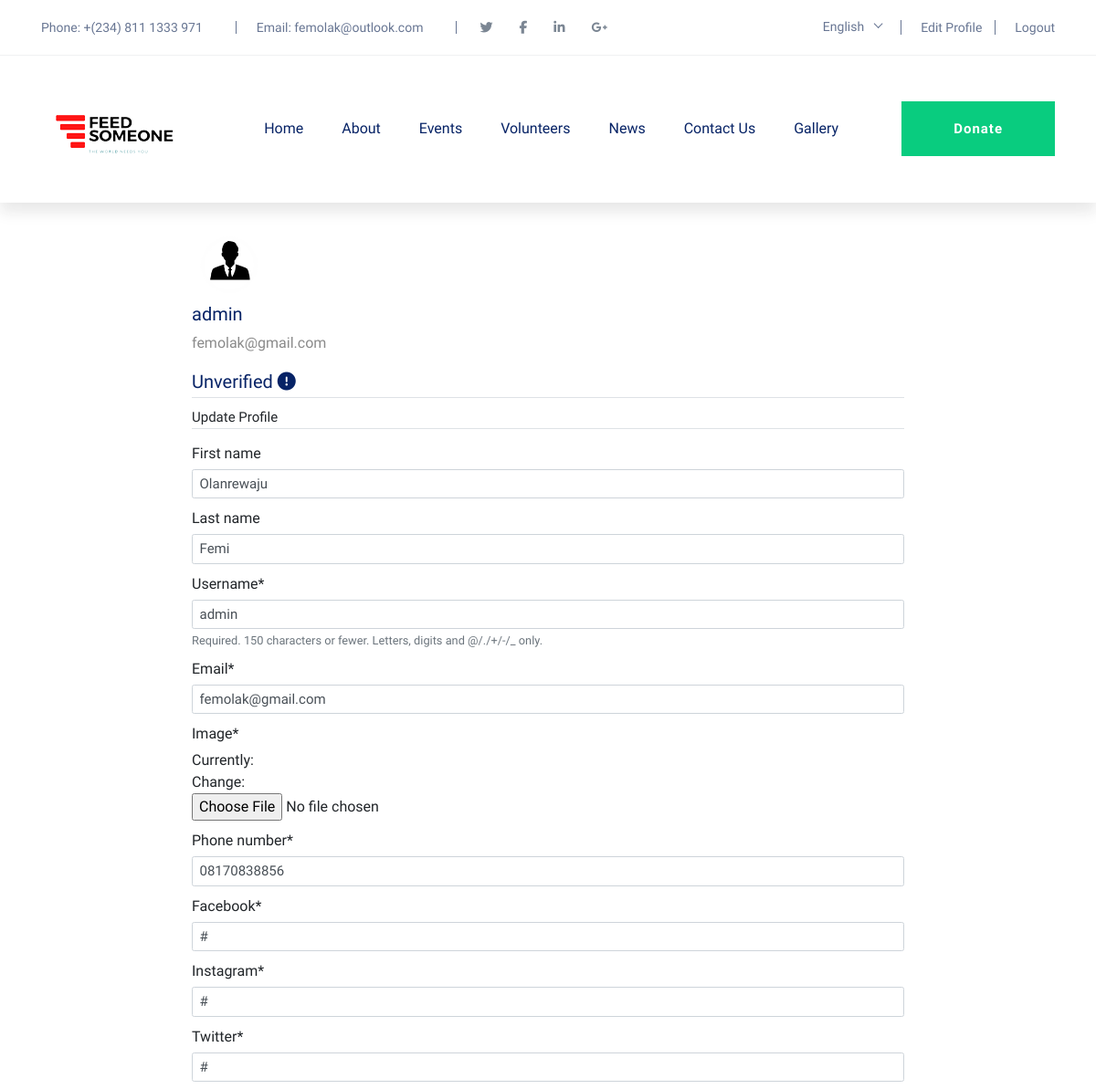
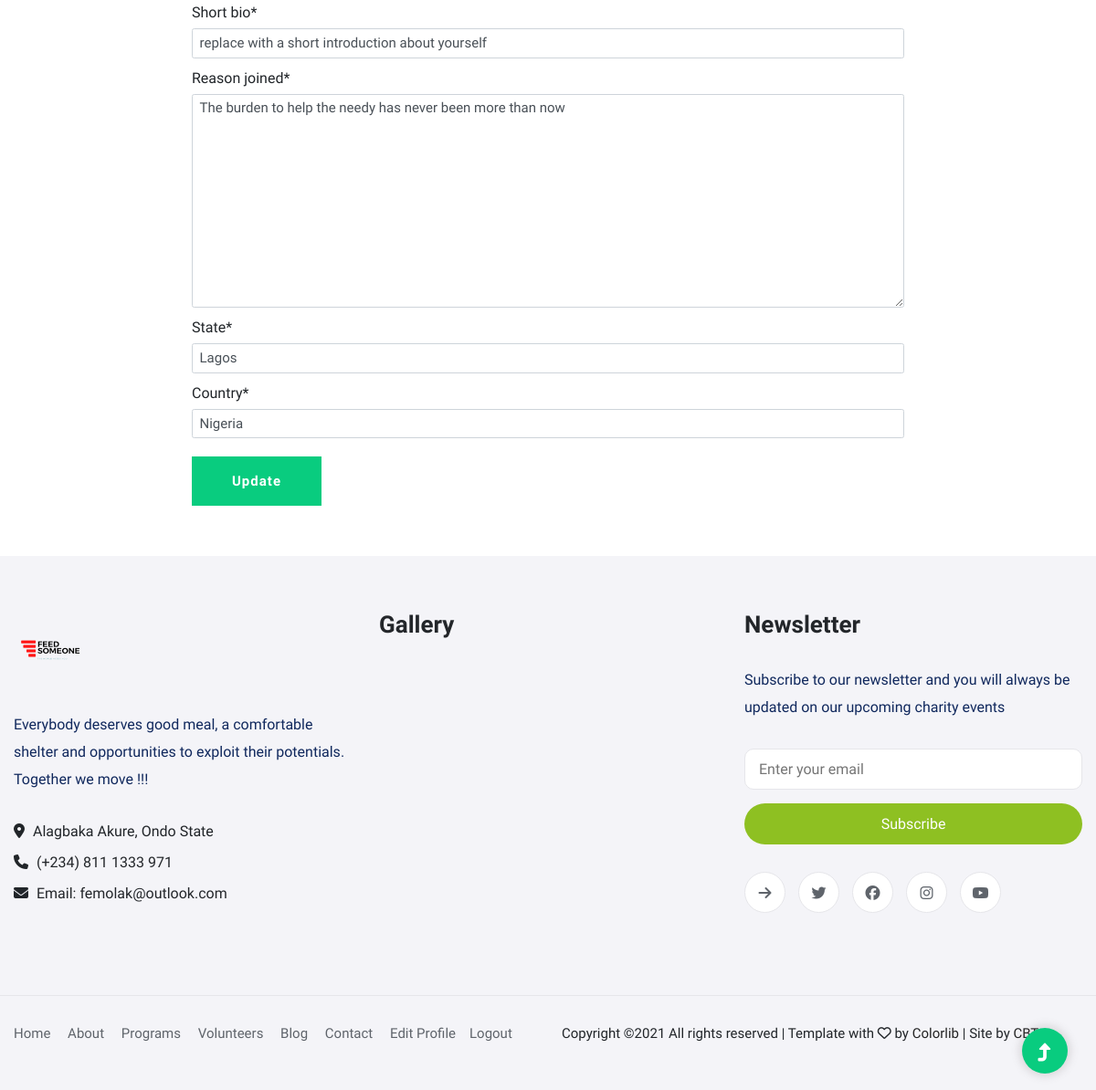
The app's page /volunteers/profile/ (signed in) with its own data (2 pictures, top to bottom).
### user/models.py (models this page shows, shortened)
class Profile(models.Model):
    user = models.OneToOneField(User, on_delete=models.CASCADE)
    image = models.ImageField(default='default.png', upload_to='profile_pics')
    phone_number = models.CharField(max_length=15, null=True)
    facebook = models.CharField(max_length=100, null=True, default="#")
    instagram = models.CharField(max_length=100, null=True, default="#")
    twitter = models.CharField(max_length=100, null=True, default="#")
    state = models.CharField(max_length=30, null=True)
    country = models.CharField(max_length=30, null=True)
    short_bio = models.CharField(max_length=100, null=False, default='replace with a short introduction about yourself')
    reason_joined = models.TextField(null=False, default='The burden to help the needy has never been more than now')
    volunteer = models.BooleanField(default=True)
    coordinator = models.BooleanField(default=False)
    date_joined = models.DateTimeField(default=timezone.now)
    innovator = models.BooleanField(default=False)
    active = models.BooleanField(default=False)

### user/views.py (the view)
# urls.py: path('profile/', views.profile, name="profile"),
@login_required()
def profile(request):
    if request.method == 'POST':
        user_update_form = UserUpdateForm(request.POST, instance=request.user)
        profile_update_form = ProfileUpdateForm(request.POST, request.FILES, instance=request.user.profile)
        if user_update_form.is_valid() and profile_update_form.is_valid():
            user_update_form.save()
            profile_update_form.save()
            messages.success(request, f'Account for {request.user} updated Successfully!')
            return redirect('profile')
    else:
        user_update_form = UserUpdateForm(instance=request.user)
        profile_update_form = ProfileUpdateForm(instance=request.user.profile)
        is_profile = Profile.objects.filter(user_id=request.user.id).first()
    context = {
        'user_update_form': user_update_form,
        'profile_update_form': profile_update_form,
	'profile': is_profile,
    }
    return render(request, 'profile.html', context)
    pass

### user/forms.py
class UserUpdateForm(forms.ModelForm):
    email = forms.EmailField()
    class Meta:
        model = User
        fields = ['first_name', 'last_name', 'username', 'email']

class ProfileUpdateForm(forms.ModelForm):
    class Meta:
        model = Profile
        fields = ['image',
                  'phone_number',
                  'facebook',
                  'instagram',
                  'twitter',
                  'short_bio',
                  'reason_joined',
                  'state',
                  'country']

### templates/profile.html (shortened to what this page needs)
{% extends 'base.html' %}
{% load static %}
{% block content %}
{% load crispy_forms_tags %}
<div id="colorlib-main">
    <div id = "container" style="padding: 0 15%;">
        <div class="row d-flex mb-5 contact-info">
	          <div class="col-md-12 mb-4">
                  <div class="mt-5 ml-5 mr-5 content-section">
					  <img class="rounded-circle account-image" width="80px" height="80px"  src="{{ user.profile.image.url }}">
					  <div class="media-body">
						  <h2>{{ user.username }} </h2>
						  <p>{{ user.email }}</p>
					  </div>
                  <div>
		  {% if profile.active == False %}
                        <div class="content-section">
                            <div class="media-body">
                                <h2>Unverified <i class='fas fa-exclamation-circle'></i></h2>
                            </div>
                        </div>
                        {% else %}
                         <div class="content-section">
                            <div class="media-body">
                                <h2>Verified <i class="material-icons">check_circle</i></h2>
                            </div>
                        </div>
                        {% endif %}
                  <div class="border-top pt-3">
                      <form method="POST" name="update_form" class="" enctype="multipart/form-data">
                          <fieldset class="form-group">
                              <legend class="border-bottom mb-4">Update Profile</legend>
                              {{user_update_form | crispy}}
                              {{profile_update_form | crispy}}
                          </fieldset>
                          <div class="form-group">
                              <input type="submit" class="btn btn-large btn-primary" value="Update">
                          </div>
                      </form>
                  </div>
            </div>
        </div>
    </div>
</div>
</div>
</div>
{% endblock %}

### templates/base.html (shortened to what this page needs)
{% load static %}
<!doctype html>
<html class="no-js" lang="zxx">
<head>
	<link rel="stylesheet" href="{% static 'css/owl.carousel.min.css' %}">
	<link rel="stylesheet" href="{% static 'css/slicknav.css' %}">
    <link rel="stylesheet" href="{% static 'css/flaticon.css' %}">
    <link rel="stylesheet" href="{% static 'css/progressbar_barfiller.css' %}">
    <link rel="stylesheet" href="{% static 'css/gijgo.css' %}">
    <link rel="stylesheet" href="{% static 'css/animate.min.css' %}">
    <link rel="stylesheet" href="{% static 'css/animated-headline.css' %}">
	<link rel="stylesheet" href="{% static 'css/magnific-popup.css' %}">
	<link rel="stylesheet" href="{% static 'css/fontawesome-all.min.css' %}">
		<link rel="stylesheet" href="{% static 'css/font-awesome.min.css' %}">
	<link rel="stylesheet" href="https://cdnjs.cloudflare.com/ajax/libs/font-awesome/5.15.1/css/all.min.css">
		<link rel="stylesheet" href="https://cdnjs.cloudflare.com/ajax/libs/font-awesome/5.15.1/css/fontawesome.min.css">
	<link rel="stylesheet" href="{% static 'css/themify-icons.css' %}">
	<link rel="stylesheet" href="{% static 'css/slick.css' %}">
	<link rel="stylesheet" href="{% static 'css/nice-select.css' %}">
	<link rel="stylesheet" href="{% static 'css/bootstrap.min.css' %}">
	<link rel="stylesheet" href="{% static 'css/style.css' %}">
</head>
<body>
    <header>
        <div class="header-area">
            <div class="main-header ">
                <div class="header-top d-none d-lg-block">
                    <div class="container-fluid">
                        <div class="col-xl-12">
                            <div class="row d-flex justify-content-between align-items-center">
                                <div class="header-info-left d-flex">
                                    <ul>
                                        <li><a style="color: #687693; border-right:0; padding-right: 0;" href="tel:+2348170838856">Phone: +(234) 811 1333 971</a></li>
                                        <li><a style="color: #687693; border-right:0; padding-right: 0;" href="mailto:femolak@outlook.com">Email: femolak@outlook.com</a></li>
                                    </ul>
                                    <div class="header-social">
                                        <ul>
                                            <li style="margin-right: 0px; padding-right: 0px"><a href="#"><i class="fab fa-twitter"></i></a></li>
                                            <li style="margin-right: 0px; padding-right: 0px"><a  href="https://www.facebook.com/sai4ull"><i class="fab fa-facebook-f"></i></a></li>
                                            <li style="margin-right: 0px; padding-right: 0px"><a href="#"><i class="fab fa-linkedin-in"></i></a></li>
                                            <li style="margin-right: 0px; padding-right: 0px"> <a href="#"><i class="fab fa-google-plus-g"></i></a></li>
                                        </ul>
                                    </div>
                                </div>
                                <div class="header-info-right d-flex align-items-center">
                                    <div class="select-this">
                                    </div>
                                    {% if user.is_authenticated %}
                                    <ul class="contact-now">
                                        <li><a href="{% url 'profile' %}"> Edit Profile</a> <a href="{% url 'logout' %}">Logout</a></li>
                                    </ul>
                                    {% else %}
                                    <ul class="contact-now">
                                        <li><a href="{% url 'register' %}">Register</a> <a href="{% url 'login' %}">Login</a></li>
                                    </ul>
                                    {% endif %}
                                </div>
                            </div>
                        </div>
                    </div>
                </div>
                <div class="header-bottom  header-sticky">
                    <div class="container-fluid">
                        <div class="row align-items-center">
                            <div class="col-xl-2 col-lg-2">
                                <div class="logo">
                                    <a href="{% url 'homepage' %}"><img src="{% static 'img/logo/logo.png' %}" alt=""></a>
                                </div>
                            </div>
                            <div class="col-xl-10 col-lg-10">
                                <div class="menu-wrapper  d-flex align-items-center justify-content-end">
                                    <div class="main-menu d-none d-lg-block">
                                        <nav>
                                            <ul id="navigation">
                                                <li><a href="{% url 'homepage' %}">Home</a></li>
                                                <li><a href="{% url 'about-page' %}">About</a></li>
                                                <li><a href="#">Events</a>
                                                </li>
                                                <li><a href="#">Volunteers</a>
                                                </li>
                                                <li><a href=" '' %}">News</a>
                                                </li>
                                                <li><a href="{% url 'contact' %}">Contact us</a></li>
                                                <li><a href="{% url 'gallery' %}">Gallery</a></li>
                                            </ul>
                                        </nav>
                                    </div>
                                    <div class="header-right-btn d-none d-lg-block ml-20">
                                        <a href="{% url 'donate' %}" class="btn header-btn">Donate</a>
                                    </div>
                                </div>
                            </div>
                            <div class="col-12">
                            </div>
                        </div>
                    </div>
                </div>
            </div>
        </div>
    </header>
{% block content %}
{% endblock %}
 <footer id="footer" class="section">
		<div class="container">
			<div class="row" id="footer-footer">
				<div class="col-md-4">
					<div class="footer">
						<div class="footer-logo">
							<a class="logo" href="#"><img src="{% static 'img/logo/logo.png' %}" alt=""></a>
						</div>
						<p>Everybody deserves good meal, a comfortable shelter and opportunities to exploit their potentials. Together we move !!!</p>
						<ul class="footer-contact">
							<li><i class="fa fa-map-marker"></i> Alagbaka Akure, Ondo State</li>
							<li><i class="fa fa-phone"></i> <a href="tel:+2348170838856">(+234) 811 1333 971</a></li>
							<li><i class="fa fa-envelope"></i> <a href="mailto:femolak@outlook.com">Email: femolak@outlook.com</a></li>
						</ul>
					</div>
				</div>
				<div class="col-md-4">
					<div class="footer">
						<h3 class="footer-title">Gallery</h3>
						<ul class="footer-galery">
							<li><a href="{% url 'gallery' %}"><img src="{% static 'img/fs-seven.jpg' %}" alt=""></a></li>
							<li><a href="{% url 'gallery' %}"><img src="{% static 'img/fs-three.jpg' %}" alt=""></a></li>
							<li><a href="{% url 'gallery' %}"><img src="{% static 'img/fs-five.jpg' %}" alt=""></a></li>
							<li><a href="{% url 'gallery' %}"><img src="{% static 'img/fs-four.jpg' %}" alt=""></a></li>
							<li><a href="{% url 'gallery' %}"><img src="{% static 'img/fs-six.jpg' %}" alt=""></a></li>
							<li><a href="{% url 'gallery' %}"><img src="{% static 'img/fs-two.jpg' %}" alt=""></a></li>
							<li><a href="{% url 'gallery' %}"><img src="{% static 'img/fs-nine.jpg' %}" alt=""></a></li>
							<li><a href="{% url 'gallery' %}"><img src="{% static 'img/fs-one.jpg' %}" alt=""></a></li>
							<li><a href="{% url 'gallery' %}"><img src="{% static 'img/fs-eight.jpg' %}" alt=""></a></li>
						</ul>
					</div>
				</div>
				<div class="col-md-4">
					<div class="footer">
						<h3 class="footer-title">Newsletter</h3>
						<p>Subscribe to our newsletter and you will always be updated on our upcoming charity events</p>
						<form id="subscribenow" class="footer-newsletter" action="https://gmail.us2.list-manage.com/subscribe/post?u=49004ed56b35f3315d8022f98&amp;id=a324975d09" method="post" target="_blank" novalidate>
							<input class="input" id = "footer-input" type="email" name="EMAIL" placeholder="Enter your email">
							<button class="primary-button">Subscribe</button>
						</form>
						<ul class="footer-social" id = "footer-social">
							<li><a><i class="fa fa-arrow-right"></i></a></li>
							<li><a href="#"><i class="fab fa-twitter"></i></a></li>
							<li><a href="#"><i class="fab fa-facebook"></i></a></li>
							<li><a href="#"><i class="fab fa-instagram"></i></a></li>
							<li><a href="#"><i class="fab fa-youtube"></i></a></li>
						</ul>
					</div>
				</div>
			</div>
			<div id="footer-bottom" class="row">
				<div class="col-md-6 col-md-push-6">
					<ul class="footer-nav">
						<li><a href="/">Home</a></li>
						<li><a href="{% url 'about-page' %}">About</a></li>
						<li><a href="{% url 'future_events' %}">Programs</a></li>
						<li><a href="{% url 'volunteer-list' %}">Volunteers</a></li>
						<li><a href="{% url 'all-articles' %}">Blog</a></li>
						<li><a href="{% url 'contact' %}">Contact</a></li>
						{% if user.is_authenticated %}
                        			<li><a href="{% url 'profile' %}"> Edit Profile</a></li><li><a href="{% url 'logout' %}">Logout</a></li>
			                        {% else %}
                        			<li><a href="{% url 'register' %}">Register</a></li> <li><a href="{% url 'login' %}">Login</a></li>
			                        {% endif %}
					</ul>
				</div>
				<div class="col-md-6 col-md-pull-6">
					<div class="footer-copyright">
						<span>Copyright &copy; All rights reserved | Template with <i class="far fa-heart" aria-hidden="true"></i> by <a style="color: #232323" href="https://colorlib.com" target="_blank">Colorlib</a> | Site by <a style="color: #232323" href="http://combonettechnology.com.ng" target="_blank">CBT</a>
							</span>
					</div>
				</div>
			</div>
		</div>
	</footer>
    <div id="back-top" >
        <a title="Go to Top" href="#"> <i class="fas fa-level-up-alt"></i></a>
    </div>
    </body>
</html>

### templates/base.html (style rules this page uses)
.form-control { height: calc(2.25rem + 10px); font-size: 1.5rem; }

### records on screen
Profile: phone_number "08170838856", facebook "#", instagram "#", twitter "#", short_bio "replace with a short introduction about yourself", reason_joined "The burden to help the needy has never been more than now", state "Lagos", country "Nigeria"

### other values on screen
{{ user.username }} "admin"
{{ user.email }} "femolak@gmail.com"
